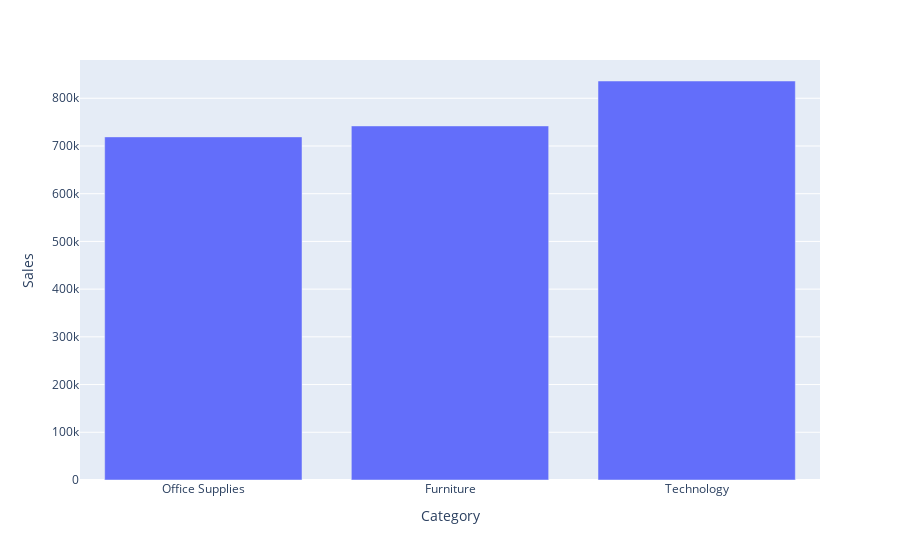

Write notebook code for a chart like this one.
### Code cell
category_sales = data.groupby(['Category'])['Sales'].sum().reset_index()
category_sales.plot.bar('Category', 'Sales')

### Figure 1 — Plotly figure (JSON) as saved in the notebook; plotly's stock layout.template omitted (floating-point values rounded to 4 significant figures)
{"data": [{"alignmentgroup": "True", "hovertemplate": "Category=%{x}<br>Sales=%{y}<extra></extra>", "legendgroup": "", "marker": {"color": "#636efa", "pattern": {"shape": ""}}, "name": "", "offsetgroup": "", "orientation": "v", "showlegend": false, "textposition": "auto", "type": "bar", "x": ["Office Supplies", "Furniture", "Technology"], "xaxis": "x", "y": [719000.0, 742000.0, 836200.0], "yaxis": "y"}], "layout": {"autosize": true, "barmode": "relative", "legend": {"tracegroupgap": 0}, "margin": {"t": 60}, "xaxis": {"anchor": "y", "autorange": true, "domain": [0, 1], "range": [-0.5, 2.5], "title": {"text": "Category"}, "type": "category"}, "yaxis": {"anchor": "x", "autorange": true, "domain": [0, 1], "range": [0, 880200.0], "title": {"text": "Sales"}, "type": "linear"}}}
